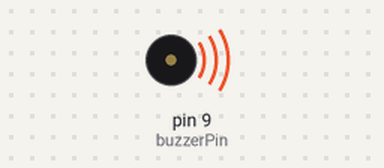
The sketch below on a simulated Arduino Nano, built with avr-gcc and run on an emulated ATmega328P. Shown: buzzer (waves = sounding).

Above: at 0.5 s.
Timing chart, 0 to 4.6 s (numbered marks = the images above):
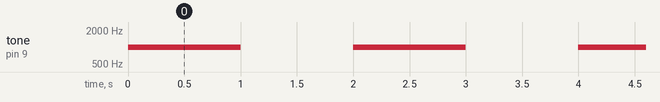

The sketch:

passive-buzzer.ino
```cpp
/*
  Course 2: Controlling a Passive Buzzer with Arduino Nano
  Generates audio tones using the tone() function.
*/

const int buzzerPin = 9; // Pin connected to the passive buzzer

void setup() {
  // Note: tone() automatically handles pin configuration,
  // but you can also explicitly define pinMode(buzzerPin, OUTPUT); if preferred.
}

void loop() {
  tone(buzzerPin, 1000);  // Play a 1000 Hz tone on pin 9
  delay(1000);            // Hold the tone for 1 second
  noTone(buzzerPin);      // Stop the tone
  delay(1000);            // Pause for 1 second
}
```

Measured:
- by itself, tone on pin 9 (buzzerPin): alternates 1000 Hz for 1.0 s and silent for 1.0 s
